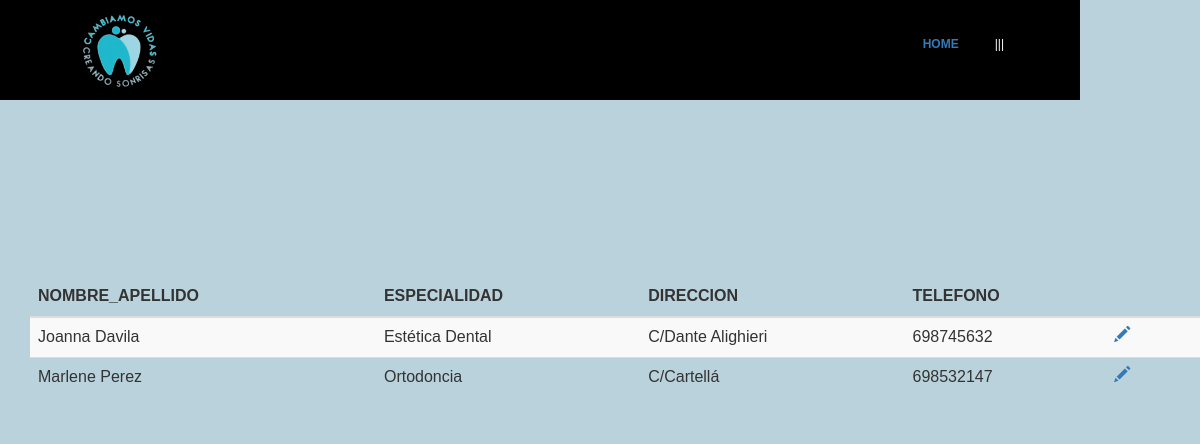
Screenshot of /codigoFuente/modificar/medicos2.php (signed in) with the database file from the repository.
### tables this page shows
CREATE TABLE MEDICOS (
  NOMBRE_APELLIDO varchar(30),
  ESPECIALIDAD varchar(30),
  DIRECCION varchar(30),
  TELEFONO varchar(9),
  PRIMARY KEY (NOMBRE_APELLIDO)
);

### codigoFuente/modificar/medicos2.php (the view, shortened to what this page needs)
<html>
<head>
	<link rel="stylesheet" type="text/css" href="css/style.css">
	<link href="css/bootstrap.min.css" rel="stylesheet">
	<link href="css/bootstrap-theme.css" rel="stylesheet">
</head>
<body style="background-color:#BAD2DB">
<div id= "formulario">
<header id="Header">
	<img src="css/imagen2.png" alt="" class="logo">
	<ul class="main-menu">
		<li class="cta"><a href="../home.php">HOME</a></li>
		<ul class="nav">
			<li><a href="">|||</a></img>
			</li>
		</ul>
	</ul>
</header>
<br><br><br><br><br><br><br><br><br><br><br><br>
	<body>
<?php
	require 'conexion.php';
	$where = "";
	$sql = "SELECT * FROM medicos $where";
	$resultado = $mysqli->query($sql);
?>
		<div class="container">
			<br><br><br>
			<div class="row table-responsive">
				<table class="table table-striped">
					<thead>
						<tr>
							<th>NOMBRE_APELLIDO</th>
							<th>ESPECIALIDAD</th>
							<th>DIRECCION</th>
							<th>TELEFONO</th>
							<th></th>
							<th></th>
						</tr>
					</thead>
					<tbody>
						<?php while($row = $resultado->fetch_array(MYSQLI_ASSOC)) { ?>
							<tr>
								<td><?php echo $row['NOMBRE_APELLIDO']; ?></td>
								<td><?php echo $row['ESPECIALIDAD']; ?></td>
								<td><?php echo $row['DIRECCION']; ?></td>
								<td><?php echo $row['TELEFONO']; ?></td>
								<td><a href="modificar_medicos.php?NOMBRE_APELLIDO=<?php echo $row['NOMBRE_APELLIDO']; ?>"><span class="glyphicon glyphicon-pencil"></span></a></td>
								<td></td>
							</tr>
						<?php } ?>
					</tbody>
				</table>
			</div>
		</div>
	</body>
</html>

### codigoFuente/modificar/css/style.css (style rules this page uses)
#formulario { padding: 20px 0px 0px 30px; font-family:verdana,arial; font-size:9pt; display: flex; flex-direction: column; justify-content: center; align-items: center; }
#header { height: auto; width: 90%; position: fixed; top: 0; left: 0; display:flex; justify-content: space-between; align-items: center; padding: 0 5%; box-sixing: border-box; height: 100px; transition: 0.5s; background-color: black; border: 4px solid black; }
.logo { height: 100%; }
.main-menu { display: flex; justify-content: center; align-items: center; list-style: none; }
.cta { padding: 10px 24px; border-radius: 30px; background-color: var(--main-color); color: #f2f2f2; font-weight: 600; cursor: pointer; transition: 0.5s; }
* { margin:0px; padding:0px; }
ul, ol { list-style:none; }
.nav > li { float:left; }
.nav li a { background-color:#000; color:#fff; text-decoration:none; padding:10px 12px; display:block; }

### codigoFuente/modificar/medicos2.php (style rules this page uses)
* { margin:0px; padding:0px; }
ul, ol { list-style:none; }
.nav > li { float:left; }
.nav li a { background-color:#000; color:#fff; text-decoration:none; padding:10px 12px; display:block; }

### rows the page displays
medicos: NOMBRE_APELLIDO "Joanna Davila", ESPECIALIDAD "Estética Dental", DIRECCION "C/Dante Alighieri", TELEFONO "698745632"
medicos: NOMBRE_APELLIDO "Marlene Perez", ESPECIALIDAD "Ortodoncia", DIRECCION "C/Cartellá", TELEFONO "698532147"
